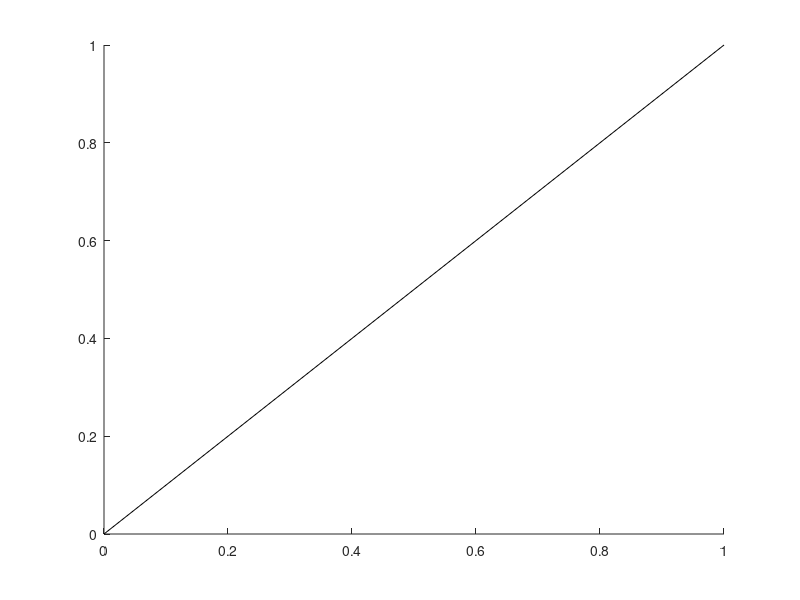

MATLAB code for this plot:
function h = linem(varargin)
% LINEM  Line using single 2 x n (or 3 x n) matrix as input instead of x, y,
% (and z) vectors. LINEM(M) is equivalent to line(M(1,:),M(2,:)) or
% line(M(1,:),M(2,:),M(3,:)).
% 
%   Scalars and row vectors (including handles, Name/Value pairs, etc.) are
%   preserved and passed to the line function.
% 
%   Example.
%     linem(randn(3,100),'LineStyle','none','Marker','x')
% 
%   See also plot, plot3, line, plotm, transpose.

for i = numel(varargin):-1:1
    M = varargin{i};
    if size(M,1) >= 2
        nDims = size(M,1);
        if nDims > 3
            error('Input must have no more than 3 rows.')
        end
        M = mat2cell(M,ones(nDims,1));
        varargin = [varargin(1:i-1) {M{:}} varargin(i+1:end)];
    end
end

h_ = line(varargin{:});

if nargout
    h = h_;
end